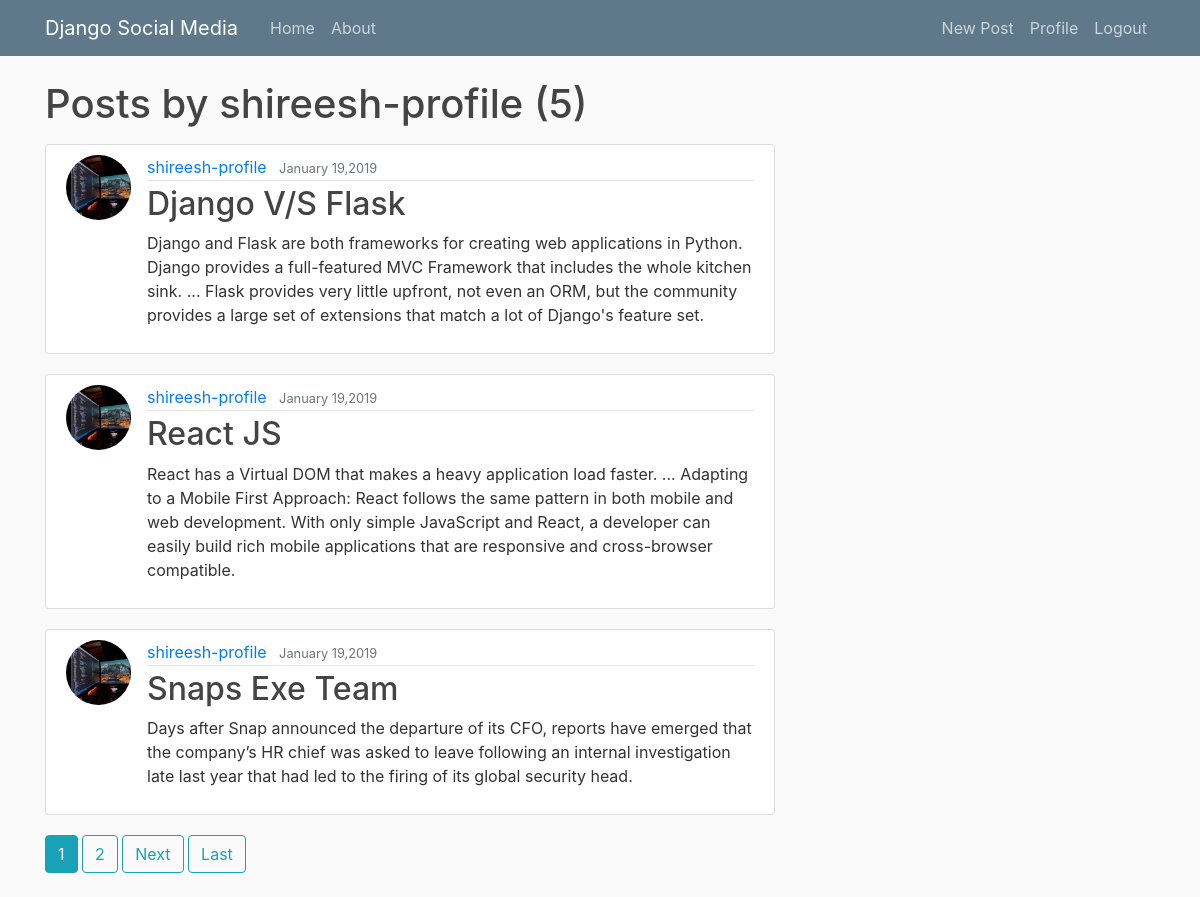
/user/shireesh-profile (signed in), run on an earlier commit of the app's database.
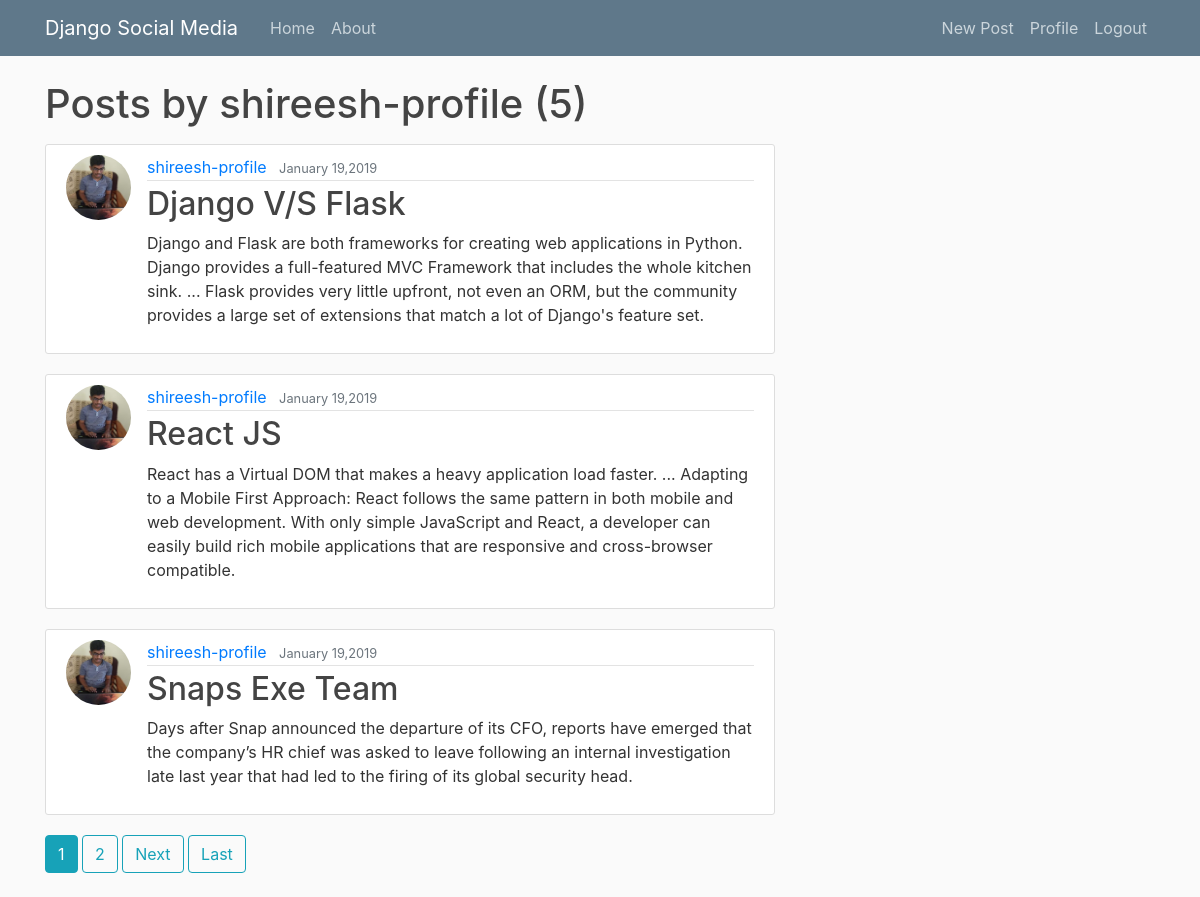
And on a later commit of the database.
### blog/models.py (models this page shows, shortened)
class Post(models.Model):
    title = models.CharField(max_length = 100)
    content =  models.TextField() #Unrestricted text
    date_posted = models.DateTimeField(default = timezone.now) #current date time as created and changable
    author  = models.ForeignKey(User,on_delete=models.CASCADE) #telling that if a user is deleted then delete the user

### users/models.py (models this page shows, shortened)
class Profile(models.Model):
    user = models.OneToOneField(User , on_delete=models.CASCADE) #extending the user models
    image = models.ImageField(default='default.jpg',upload_to='profile_pics')

### blog/views.py (the view)
# urls.py: path('user/<str:username>', UserPostListView.as_view() , name='user-posts'),
class UserPostListView(LoginRequiredMixin,ListView):
    model = Post
    template_name = 'blog/user_posts.html'
    context_object_name = 'posts'
    paginate_by = 3
    def get_queryset(self):
        user = get_object_or_404(User,username=self.kwargs.get('username'))
        return Post.objects.filter(author=user).order_by('-date_posted')

### blog/templates/blog/user_posts.html (shortened to what this page needs)
{% extends "blog/base.html" %}
{% block content  %}
<h1 class="mb-3">Posts by {{view.kwargs.username}} ({{page_obj.paginator.count}})</h1>
{% for post in posts  %}
<article class="media content-section">
    <img class='rounded-circle article-img' src='{{ post.author.profile.image.url}}' >
        <div class="media-body">
          <div class="article-metadata">
            <a class="mr-2" href="{%  url 'user-posts' post.author.username %}">{{ post.author }}</a>
            <small class="text-muted">{{ post.date_posted |date:'F d,Y'}}</small>
          </div>
          <h2><a class="article-title" href="{%url 'post-detail' post.id %}">{{ post.title }}</a></h2>
          <p class="article-content">{{ post.content }}</p>
        </div>
      </article>
{% endfor %}
{% if is_paginated %}
      {% for num in page_obj.paginator.page_range %}
        {% if page_obj.number == num %}
          <a href='?page={{num}}' class="btn btn-info mb-4" >{{ num }}</a>
        {% elif  num > page_obj.number|add:'-3' and num <  page_obj.number|add:'3' %}
        <a href='?page={{num}}' class="btn btn-outline-info mb-4" >{{ num }}</a>
        {% endif %}
      {% endfor %}
      {% if page_obj.has_next %}
        <a href='?page={{page_obj.next_page_number}}' class="btn btn-outline-info mb-4" >Next</a>
        <a href='?page={{page_obj.paginator.num_pages}}' class="btn btn-outline-info mb-4" >Last</a>
      {% endif %}
{% endif %}
{% endblock content %}

### blog/templates/blog/base.html (shortened to what this page needs)
{%load static%}
<!DOCTYPE html>
<html>
<head>
    <link rel="stylesheet" href="https://stackpath.bootstrapcdn.com/bootstrap/4.2.1/css/bootstrap.min.css">
    <link rel="stylesheet" type="text/css" media="screen" href="main.css" />
    <link rel="stylesheet" type='text/css' href="{% static  'blog/main.css' %}">
</head>
<body>
        <header class="site-header">
                <nav class="navbar navbar-expand-md navbar-dark bg-steel fixed-top">
                  <div class="container">
                    <a class="navbar-brand mr-4" href="{% url 'blog-home'%}">Django Social Media</a>
                    <div class="collapse navbar-collapse" id="navbarToggle">
                      <div class="navbar-nav mr-auto">
                        <a class="nav-item nav-link" href="{% url 'blog-home'%}" >Home</a>
                        <a class="nav-item nav-link" href="{% url 'blog-about'%}" >About</a>
                      </div>
                      <div class="navbar-nav">
                        {% if user.is_authenticated %}
                        <a class="nav-item nav-link" href="{% url 'post-create' %}" >New Post</a>
                        <a class="nav-item nav-link" href="{% url 'profile' %}" >Profile</a>
                        <a class="nav-item nav-link" href="{% url 'logout' %}" >Logout</a>
                        {% else %}
                        <a class="nav-item nav-link" href="{% url 'login' %}" >Login</a>
                        <a class="nav-item nav-link" href="{% url 'register'  %}">Register</a>
                        {% endif %}
                        </div>
                    </div>
                  </div>
                </nav>
              </header>
              <main role="main" class="container">
                    <div class="row">
                      <div class="col-md-8">
                        {% block content %}{% endblock %}
                      </div>
                    </div>
                  </main>
</body>
</html>

### blog/static/blog/main.css (style rules this page uses)
body { background: #fafafa; color: #333333; margin-top: 5rem; }
h1, h2, h3, h4, h5, h6 { color: #444444; }
.bg-steel { background-color: #5f788a; }
.site-header .navbar-nav .nav-link { color: #cbd5db; }
.content-section { background: #ffffff; padding: 10px 20px; border: 1px solid #dddddd; border-radius: 3px; margin-bottom: 20px; }
.article-title { color: #444444; }
.article-content { white-space: pre-line; }
.article-img { height: 65px; width: 65px; margin-right: 16px; }
.article-metadata { padding-bottom: 1px; margin-bottom: 4px; border-bottom: 1px solid #e3e3e3 }

What changed in the data, as far as the page shows it:
changed through a linked row, Post "Django V/S Flask": author.profile.image: a different picture
changed through a linked row, Post "React JS": author.profile.image: a different picture
changed through a linked row, Post "Snaps Exe Team": author.profile.image: a different picture
